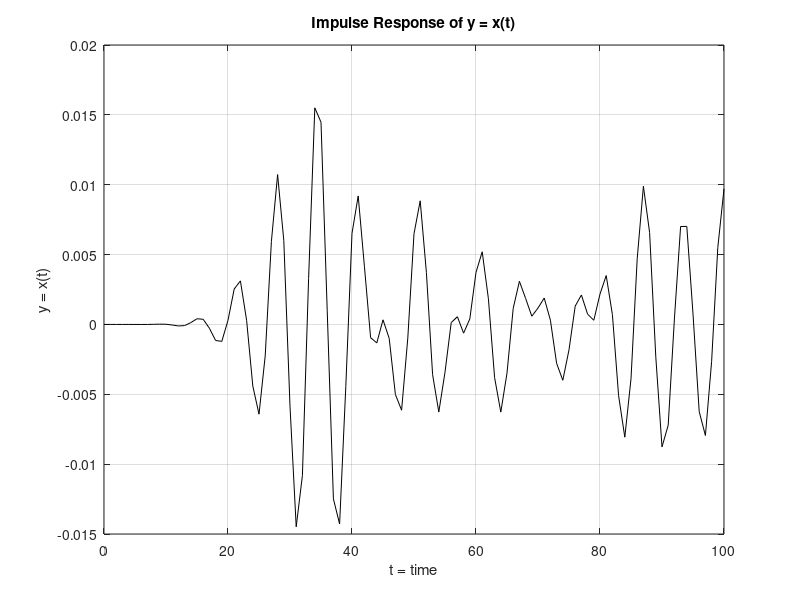
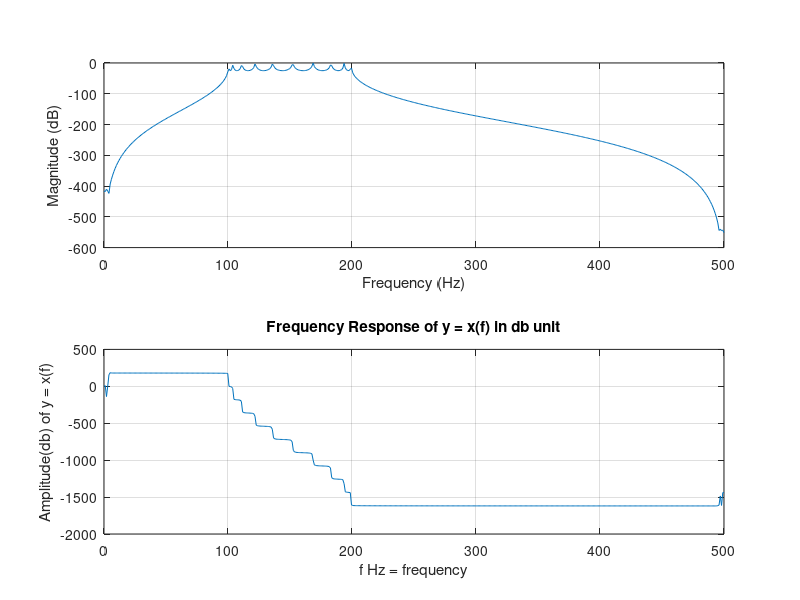

Recreate these plots in MATLAB, in order. (Note: this script raises an error after producing the figures.)
% First Part: Chebyshev Type-I

Fs=1000;        % Let sampling frequency ,Fs = 1000 Hz
n=10;           % Given order = 10
wn = [100 200]/500;     % wn = BP range, that is given for BP passband frequency from 100 to 200Hz
                        % 500 means , Fs/2 = 1000/2 = 500Hz
Rp=25;                  % Given 25dB ripple in passband

[b,a]=cheby1(n,Rp,wn);  % cheby1() = For chebyshev filter type-I (by default for passband) 
                        % b,a coefficients of z transform X(z)=b0+b1y1+b2y2/a0+a1x1+a2x2
                        % b = zeroes, a = poles
[y,t]=impz(b,a,101);    % impz = impluse response(in time domain) 
                        % where, y = coefficients b, t = coefficients a
                        % let, 101 = no of sampling [0-100]
figure(1);              % for first figure
plot(t,y,'k');          % plot in x-axis = t,  y-axis = y in time domain, k = black
grid on;
title("Impulse Response of y = x(t)");
xlabel("t = time");
ylabel("y = x(t)");

figure(2);              % for figure-2
freqz(b,a,501,Fs);      % for frequency response in f-domain
                        % 501 = no of frequency samples
                        % Fs = sampling frequency used for
                        % normalization
title("Frequency Response of y = x(f) in db unit");
xlabel("f Hz = frequency");
ylabel("Amplitude(db) of y = x(f)");

% Second Part: Chebyshev Type-II
Fs=1000;        % Let sampling frequency ,Fs = 1000 Hz
n=10;           % Given order = 10
wn = [100 200]/500;     % wn = BP range, that is given for BP passband frequency from 100 to 200Hz
                        % 500 means , Fs/2 = 1000/2 = 500Hz
Rp=25;                  % Given 25dB ripple in passband
[b,a]=cheby1(n,Rp,wn,"Stop");% cheby1() = For chebyshev filter type-I (for stopband) 
                             % b,a coefficients of z transform X(z)=b0+b1y1+b2y2/a0+a1x1+a2x2
                             % b = zeroes, a = poles
[y,t]=impz(b,a,101);    % impz = impluse response(in time domain) 
                        % where, y = coefficients b, t = coefficients a
                        % let, 101 = no of sampling [0-100]
figure(3);              % for 3rd figure
plot(t,y,'k');          % plot in x-axis = t,  y-axis = y in time domain, k = black
grid on;
title("Impulse Response of y = x(t)");
xlabel("t = time");
ylabel("y = x(t)");

figure(4);              % for 4th figure
freqz(b,a,501,Fs);% for frequency response in f-domain
                  % 501 = no of frequency samples
                  % Fs = sampling frequency used for
                  % normalization
title("Frequency Response of y = x(f) in db unit");
xlabel("f Hz = frequency");
ylabel("Amplitude(db) of y = x(f)");


